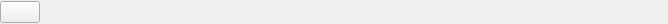
<?xml version="1.0" encoding="UTF-8"?>
<ui version="4.0">
 <class>CMenuWidget</class>
 <widget class="QWidget" name="CMenuWidget">
  <property name="geometry">
   <rect>
    <x>0</x>
    <y>0</y>
    <width>668</width>
    <height>24</height>
   </rect>
  </property>
  <property name="windowTitle">
   <string>Form</string>
  </property>
  <property name="autoFillBackground">
   <bool>true</bool>
  </property>
  <property name="styleSheet">
   <string notr="true"/>
  </property>
  <layout class="QGridLayout" name="gridLayout">
   <property name="leftMargin">
    <number>0</number>
   </property>
   <property name="topMargin">
    <number>0</number>
   </property>
   <property name="rightMargin">
    <number>0</number>
   </property>
   <property name="bottomMargin">
    <number>0</number>
   </property>
   <property name="spacing">
    <number>0</number>
   </property>
   <item row="0" column="0">
    <widget class="QWidget" name="widget" native="true">
     <layout class="QHBoxLayout" name="horizontalLayout">
      <property name="spacing">
       <number>0</number>
      </property>
      <property name="leftMargin">
       <number>0</number>
      </property>
      <property name="topMargin">
       <number>0</number>
      </property>
      <property name="rightMargin">
       <number>0</number>
      </property>
      <property name="bottomMargin">
       <number>0</number>
      </property>
      <item>
       <widget class="QWidget" name="widgetMenuButton" native="true">
        <layout class="QGridLayout" name="gridLayout_2">
         <property name="leftMargin">
          <number>0</number>
         </property>
         <property name="topMargin">
          <number>0</number>
         </property>
         <property name="rightMargin">
          <number>0</number>
         </property>
         <property name="bottomMargin">
          <number>0</number>
         </property>
         <property name="spacing">
          <number>0</number>
         </property>
         <item row="0" column="1">
          <spacer name="horizontalSpacer_2">
           <property name="orientation">
            <enum>Qt::Horizontal</enum>
           </property>
           <property name="sizeType">
            <enum>QSizePolicy::Fixed</enum>
           </property>
           <property name="sizeHint" stdset="0">
            <size>
             <width>40</width>
             <height>20</height>
            </size>
           </property>
          </spacer>
         </item>
         <item row="0" column="0">
          <widget class="QPushButton" name="pushButtonMenu">
           <property name="focusPolicy">
            <enum>Qt::NoFocus</enum>
           </property>
           <property name="styleSheet">
            <string notr="true">QPushButton::menu-indicator {
    image: none;
	width: 0;
}</string>
           </property>
           <property name="text">
            <string/>
           </property>
           <property name="icon">
            <iconset resource="../resources.qrc">
             <normaloff>:/view/images/menu.png</normaloff>:/view/images/menu.png</iconset>
           </property>
           <property name="flat">
            <bool>false</bool>
           </property>
          </widget>
         </item>
        </layout>
       </widget>
      </item>
      <item>
       <widget class="QWidget" name="widgetToolBarButtons" native="true">
        <property name="minimumSize">
         <size>
          <width>100</width>
          <height>0</height>
         </size>
        </property>
       </widget>
      </item>
      <item>
       <spacer name="horizontalSpacer">
        <property name="orientation">
         <enum>Qt::Horizontal</enum>
        </property>
        <property name="sizeHint" stdset="0">
         <size>
          <width>164</width>
          <height>0</height>
         </size>
        </property>
       </spacer>
      </item>
      <item>
       <widget class="QWidget" name="widgetTabs" native="true">
        <property name="minimumSize">
         <size>
          <width>100</width>
          <height>0</height>
         </size>
        </property>
        <layout class="QHBoxLayout" name="horizontalLayout_2">
         <property name="spacing">
          <number>2</number>
         </property>
         <property name="leftMargin">
          <number>0</number>
         </property>
         <property name="topMargin">
          <number>0</number>
         </property>
         <property name="rightMargin">
          <number>0</number>
         </property>
         <property name="bottomMargin">
          <number>0</number>
         </property>
        </layout>
       </widget>
      </item>
     </layout>
    </widget>
   </item>
  </layout>
 </widget>
 <resources>
  <include location="../resources.qrc"/>
 </resources>
 <connections/>
</ui>
